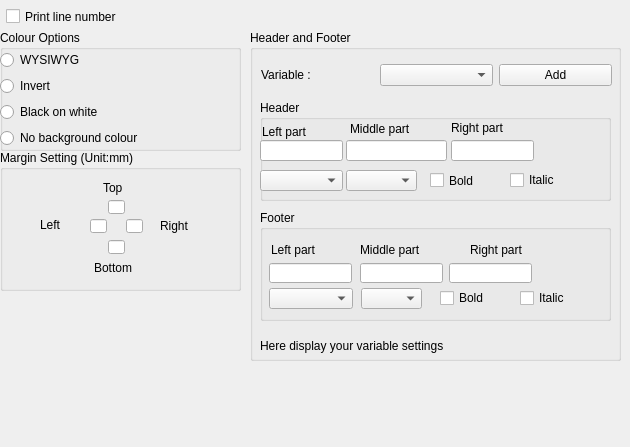
       <widget class="QWidget" name="IDD_PREFERENCE_PRINT_BOX">
        <widget class="QGroupBox" name="IDC_COLOUROPT_STATIC">
         <property name="geometry">
          <rect>
           <x>0</x>
           <y>30</y>
           <width>241</width>
           <height>121</height>
          </rect>
         </property>
         <property name="title">
          <string>Colour Options</string>
         </property>
         <widget class="QWidget" name="layoutWidget">
          <property name="geometry">
           <rect>
            <x>0</x>
            <y>20</y>
            <width>241</width>
            <height>99</height>
           </rect>
          </property>
          <layout class="QVBoxLayout" name="verticalLayout_18">
           <item>
            <widget class="QRadioButton" name="IDC_RADIO_WYSIWYG">
             <property name="text">
              <string>WYSIWYG</string>
             </property>
            </widget>
           </item>
           <item>
            <widget class="QRadioButton" name="IDC_RADIO_INVERT">
             <property name="text">
              <string>Invert</string>
             </property>
            </widget>
           </item>
           <item>
            <widget class="QRadioButton" name="IDC_RADIO_BW">
             <property name="text">
              <string>Black on white</string>
             </property>
            </widget>
           </item>
           <item>
            <widget class="QRadioButton" name="IDC_RADIO_NOBG">
             <property name="text">
              <string>No background colour</string>
             </property>
            </widget>
           </item>
          </layout>
         </widget>
        </widget>
        <widget class="QCheckBox" name="IDC_CHECK_PRINTLINENUM">
         <property name="geometry">
          <rect>
           <x>6</x>
           <y>6</y>
           <width>231</width>
           <height>21</height>
          </rect>
         </property>
         <property name="text">
          <string>Print line number</string>
         </property>
        </widget>
        <widget class="QGroupBox" name="IDC_MARGESETTINGS_STATIC">
         <property name="geometry">
          <rect>
           <x>0</x>
           <y>150</y>
           <width>241</width>
           <height>141</height>
          </rect>
         </property>
         <property name="title">
          <string>Margin Setting (Unit:mm)</string>
         </property>
         <widget class="QLineEdit" name="IDC_EDIT_MB">
          <property name="geometry">
           <rect>
            <x>108</x>
            <y>90</y>
            <width>17</width>
            <height>14</height>
           </rect>
          </property>
         </widget>
         <widget class="QLabel" name="IDC_MB_STATIC">
          <property name="geometry">
           <rect>
            <x>94</x>
            <y>110</y>
            <width>54</width>
            <height>16</height>
           </rect>
          </property>
          <property name="text">
           <string>Bottom</string>
          </property>
         </widget>
         <widget class="QLineEdit" name="IDC_EDIT_MT">
          <property name="geometry">
           <rect>
            <x>108</x>
            <y>50</y>
            <width>17</width>
            <height>14</height>
           </rect>
          </property>
         </widget>
         <widget class="QLabel" name="IDC_MT_STATIC">
          <property name="geometry">
           <rect>
            <x>103</x>
            <y>30</y>
            <width>31</width>
            <height>16</height>
           </rect>
          </property>
          <property name="text">
           <string>Top</string>
          </property>
         </widget>
         <widget class="QLabel" name="IDC_ML_STATIC">
          <property name="geometry">
           <rect>
            <x>40</x>
            <y>65</y>
            <width>41</width>
            <height>20</height>
           </rect>
          </property>
          <property name="text">
           <string>Left</string>
          </property>
         </widget>
         <widget class="QLineEdit" name="IDC_EDIT_ML">
          <property name="geometry">
           <rect>
            <x>90</x>
            <y>69</y>
            <width>17</width>
            <height>14</height>
           </rect>
          </property>
         </widget>
         <widget class="QLineEdit" name="IDC_EDIT_MR">
          <property name="geometry">
           <rect>
            <x>126</x>
            <y>69</y>
            <width>17</width>
            <height>14</height>
           </rect>
          </property>
         </widget>
         <widget class="QLabel" name="IDC_MR_STATIC">
          <property name="geometry">
           <rect>
            <x>160</x>
            <y>65</y>
            <width>51</width>
            <height>21</height>
           </rect>
          </property>
          <property name="text">
           <string>Right</string>
          </property>
         </widget>
        </widget>
        <widget class="QGroupBox" name="IDC_HEADERFPPTER_GR_STATIC">
         <property name="geometry">
          <rect>
           <x>250</x>
           <y>30</y>
           <width>371</width>
           <height>331</height>
          </rect>
         </property>
         <property name="title">
          <string>Header and Footer</string>
         </property>
         <widget class="QGroupBox" name="IDC_HGB_STATIC">
          <property name="geometry">
           <rect>
            <x>10</x>
            <y>70</y>
            <width>351</width>
            <height>101</height>
           </rect>
          </property>
          <property name="title">
           <string>Header</string>
          </property>
          <widget class="QLabel" name="IDC_HM_STATIC">
           <property name="geometry">
            <rect>
             <x>90</x>
             <y>21</y>
             <width>91</width>
             <height>16</height>
            </rect>
           </property>
           <property name="text">
            <string>Middle part</string>
           </property>
          </widget>
          <widget class="QLineEdit" name="IDC_EDIT_HRIGHT">
           <property name="geometry">
            <rect>
             <x>191</x>
             <y>40</y>
             <width>83</width>
             <height>21</height>
            </rect>
           </property>
          </widget>
          <widget class="QCheckBox" name="IDC_CHECK_HBOLD">
           <property name="geometry">
            <rect>
             <x>170</x>
             <y>70</y>
             <width>71</width>
             <height>21</height>
            </rect>
           </property>
           <property name="text">
            <string>Bold</string>
           </property>
          </widget>
          <widget class="QComboBox" name="IDC_COMBO_HFONTSIZE">
           <property name="geometry">
            <rect>
             <x>86</x>
             <y>70</y>
             <width>71</width>
             <height>21</height>
            </rect>
           </property>
          </widget>
          <widget class="QComboBox" name="IDC_COMBO_HFONTNAME">
           <property name="geometry">
            <rect>
             <x>0</x>
             <y>70</y>
             <width>83</width>
             <height>21</height>
            </rect>
           </property>
          </widget>
          <widget class="QLineEdit" name="IDC_EDIT_HMIDDLE">
           <property name="geometry">
            <rect>
             <x>86</x>
             <y>40</y>
             <width>101</width>
             <height>21</height>
            </rect>
           </property>
          </widget>
          <widget class="QCheckBox" name="IDC_CHECK_HITALIC">
           <property name="geometry">
            <rect>
             <x>250</x>
             <y>72</y>
             <width>81</width>
             <height>16</height>
            </rect>
           </property>
           <property name="text">
            <string>Italic</string>
           </property>
          </widget>
          <widget class="QLabel" name="IDC_HL_STATIC">
           <property name="geometry">
            <rect>
             <x>2</x>
             <y>21</y>
             <width>79</width>
             <height>21</height>
            </rect>
           </property>
           <property name="text">
            <string>Left part</string>
           </property>
          </widget>
          <widget class="QLabel" name="IDC_HR_STATIC">
           <property name="geometry">
            <rect>
             <x>191</x>
             <y>20</y>
             <width>101</width>
             <height>16</height>
            </rect>
           </property>
           <property name="text">
            <string>Right part</string>
           </property>
          </widget>
          <widget class="QLineEdit" name="IDC_EDIT_HLEFT">
           <property name="geometry">
            <rect>
             <x>0</x>
             <y>40</y>
             <width>83</width>
             <height>21</height>
            </rect>
           </property>
          </widget>
         </widget>
         <widget class="QGroupBox" name="IDC_FGB_STATIC">
          <property name="geometry">
           <rect>
            <x>10</x>
            <y>180</y>
            <width>351</width>
            <height>111</height>
           </rect>
          </property>
          <property name="title">
           <string>Footer</string>
          </property>
          <widget class="QLabel" name="IDC_FR_STATIC">
           <property name="geometry">
            <rect>
             <x>210</x>
             <y>30</y>
             <width>79</width>
             <height>20</height>
            </rect>
           </property>
           <property name="text">
            <string>Right part</string>
           </property>
          </widget>
          <widget class="QComboBox" name="IDC_COMBO_FFONTNAME">
           <property name="geometry">
            <rect>
             <x>9</x>
             <y>78</y>
             <width>84</width>
             <height>21</height>
            </rect>
           </property>
          </widget>
          <widget class="QComboBox" name="IDC_COMBO_FFONTSIZE">
           <property name="geometry">
            <rect>
             <x>101</x>
             <y>78</y>
             <width>61</width>
             <height>21</height>
            </rect>
           </property>
          </widget>
          <widget class="QCheckBox" name="IDC_CHECK_FBOLD">
           <property name="geometry">
            <rect>
             <x>180</x>
             <y>80</y>
             <width>71</width>
             <height>16</height>
            </rect>
           </property>
           <property name="text">
            <string>Bold</string>
           </property>
          </widget>
          <widget class="QLineEdit" name="IDC_EDIT_FLEFT">
           <property name="geometry">
            <rect>
             <x>9</x>
             <y>53</y>
             <width>83</width>
             <height>20</height>
            </rect>
           </property>
          </widget>
          <widget class="QLineEdit" name="IDC_EDIT_FRIGHT">
           <property name="geometry">
            <rect>
             <x>189</x>
             <y>53</y>
             <width>83</width>
             <height>20</height>
            </rect>
           </property>
          </widget>
          <widget class="QCheckBox" name="IDC_CHECK_FITALIC">
           <property name="geometry">
            <rect>
             <x>260</x>
             <y>80</y>
             <width>81</width>
             <height>16</height>
            </rect>
           </property>
           <property name="text">
            <string>Italic</string>
           </property>
          </widget>
          <widget class="QLineEdit" name="IDC_EDIT_FMIDDLE">
           <property name="geometry">
            <rect>
             <x>100</x>
             <y>53</y>
             <width>83</width>
             <height>20</height>
            </rect>
           </property>
          </widget>
          <widget class="QLabel" name="IDC_FL_STATIC">
           <property name="geometry">
            <rect>
             <x>11</x>
             <y>30</y>
             <width>78</width>
             <height>20</height>
            </rect>
           </property>
           <property name="text">
            <string>Left part</string>
           </property>
          </widget>
          <widget class="QLabel" name="IDC_FM_STATIC">
           <property name="geometry">
            <rect>
             <x>100</x>
             <y>30</y>
             <width>82</width>
             <height>20</height>
            </rect>
           </property>
           <property name="text">
            <string>Middle part</string>
           </property>
          </widget>
         </widget>
         <widget class="QLabel" name="IDC_WHICHPART_STATIC">
          <property name="geometry">
           <rect>
            <x>10</x>
            <y>300</y>
            <width>291</width>
            <height>31</height>
           </rect>
          </property>
          <property name="text">
           <string>Here display your variable settings</string>
          </property>
         </widget>
         <widget class="QWidget" name="layoutWidget">
          <property name="geometry">
           <rect>
            <x>11</x>
            <y>30</y>
            <width>351</width>
            <height>30</height>
           </rect>
          </property>
          <layout class="QHBoxLayout" name="horizontalLayout_10">
           <item>
            <widget class="QLabel" name="IDC_VAR_STATIC">
             <property name="text">
              <string>Variable :</string>
             </property>
            </widget>
           </item>
           <item>
            <widget class="QComboBox" name="IDC_COMBO_VARLIST"/>
           </item>
           <item>
            <widget class="QPushButton" name="IDC_BUTTON_ADDVAR">
             <property name="text">
              <string>Add</string>
             </property>
            </widget>
           </item>
          </layout>
         </widget>
        </widget>
        <widget class="QLabel" name="IDC_VIEWPANEL_STATIC">
         <property name="geometry">
          <rect>
           <x>370</x>
           <y>430</y>
           <width>180</width>
           <height>8</height>
          </rect>
         </property>
         <property name="text">
          <string/>
         </property>
        </widget>
       </widget>
